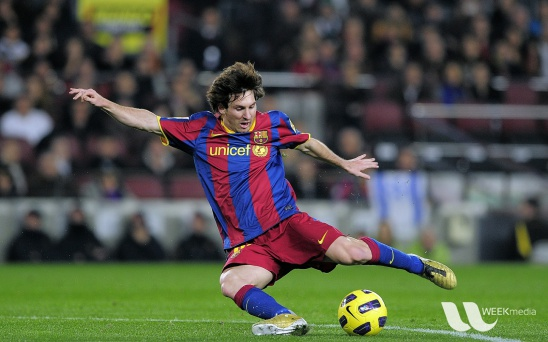
#> input picture messi5.jpg, 548 x 342 px
$ python Canny.py
#> lines starting #> are read from the running program, lines starting #| are printed output that depends on the picture; after the words box and inside, x2 and y2 are one past the last pixel; in counts of white or black regions, pixels touching at a corner belong together
import numpy as np
import cv2
from matplotlib import pyplot as plt

img = cv2.imread('messi5.jpg',cv2.IMREAD_COLOR)
#> img is the input picture: shape (342, 548, 3); mean B, G, R 72.4, 86, 82.2
temp = img.flatten()
print(temp)
#> (printed output is left out)
print(img.shape)
#| (342, 548, 3)
temp = np.reshape(temp,(342,548,3))
print(temp)
#> (printed output is left out)

canny = cv2.Canny(img,100,255)
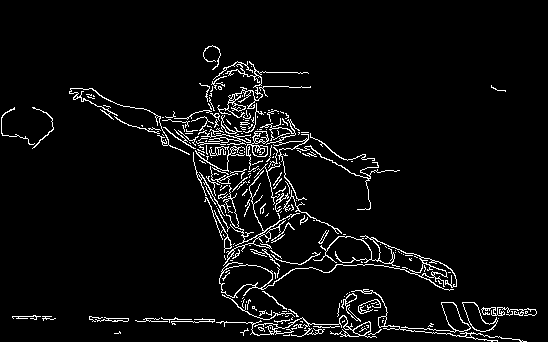
#> canny: shape (342, 548); 4.8% white in thin lines or dots, all inside (x1, y1, x2, y2) = (1, 45, 537, 342)

plt.subplot(2,2,1)
plt.title('Orignal')
plt.imshow(img,cmap = 'gray')
plt.subplot(2,2,2)
plt.title('Canny')
plt.imshow(canny,cmap = 'gray')
plt.subplot(2,2,3)
plt.title('Temp')
plt.imshow(temp,cmap='gray')

plt.show()
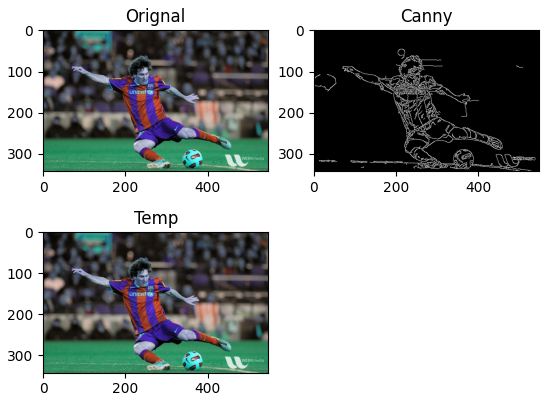
#> figure drawn by matplotlib, 3 panels; B, G, R data is drawn as R, G, B
